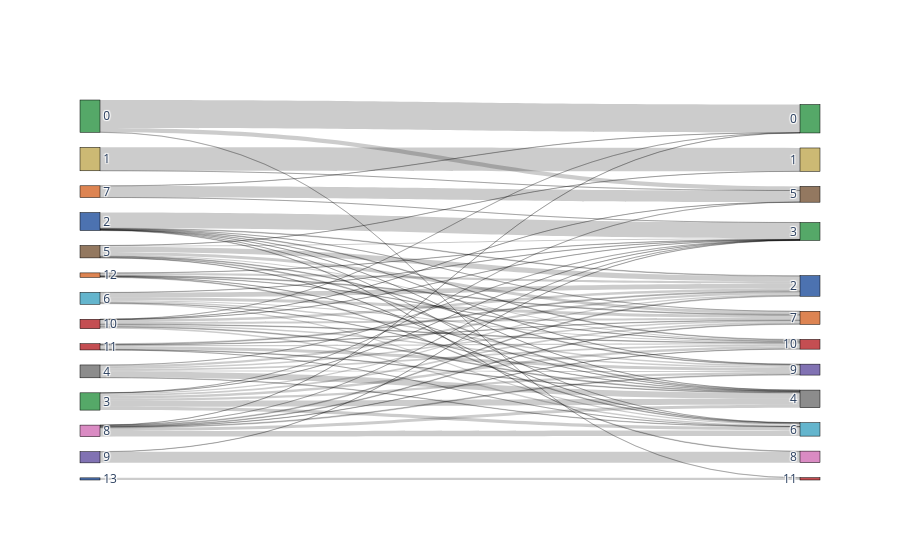
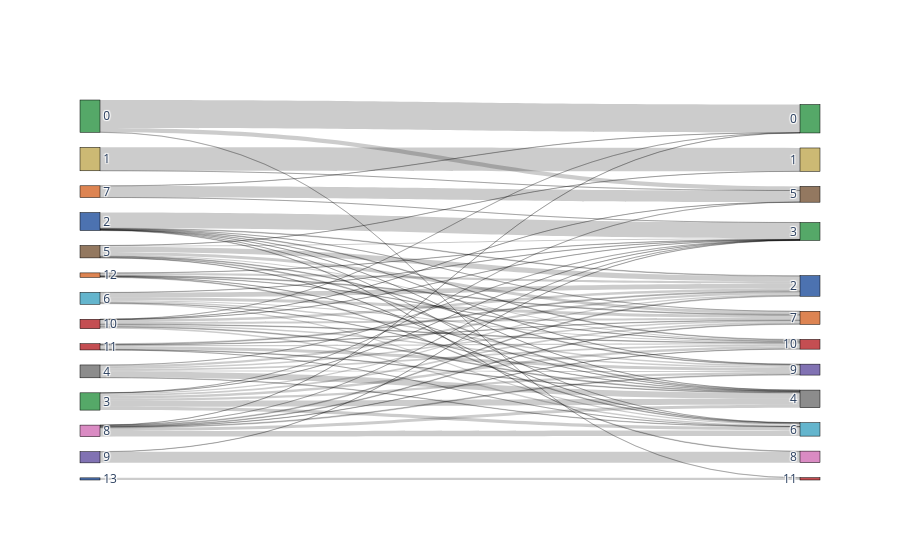

These figures' notebook cell, in order:
### Code cell
bc.tl.report(adata_pred=adata, celltype='leiden_std', method='without_regress_out', analysis_name=analysis_name,
                        test_dataset='adata_new', name_prediction='leiden', name_report='compare_leiden', use_raw=False,
                        remove_nonshared=False, clustering='leiden', asymmetric_matrix=True, delimiter='\t', verbose=True)

### Figure 1 — Plotly figure (JSON) as saved in the notebook; plotly's stock layout.template omitted (floating-point values rounded to 4 significant figures)
{"data": [{"link": {"source": [5, 5, 5, 5, 5, 5, 5, 5, 1, 1, 6, 6, 6, 6, 6, 6, 6, 0, 0, 0, 10, 10, 10, 10, 10, 10, 10, 10, 10, 7, 7, 7, 8, 8, 8, 8, 8, 8, 8, 8, 2, 2, 2, 2, 2, 2, 2, 2, 3, 3, 3, 3, 3, 3, 3, 3, 4, 4, 4, 4, 4, 4, 4, 12, 12, 12, 12, 12, 12, 9, 9, 11, 11, 11, 11, 11, 11, 13], "target": [16, 15, 20, 17, 23, 24, 18, 21, 15, 19, 16, 20, 17, 23, 24, 18, 21, 19, 14, 25, 16, 20, 19, 17, 23, 24, 18, 14, 21, 19, 17, 14, 16, 20, 17, 23, 24, 18, 14, 21, 16, 20, 17, 23, 24, 18, 22, 21, 16, 20, 19, 17, 23, 24, 18, 21, 16, 20, 17, 23, 24, 18, 21, 16, 20, 17, 24, 18, 21, 17, 22, 16, 20, 23, 24, 18, 21, 25], "value": [72, 1, 4, 15, 9, 15, 11, 41, 316, 1, 64, 16, 3, 19, 15, 5, 39, 55, 380, 3, 33, 21, 1, 2, 22, 8, 11, 1, 28, 156, 1, 2, 11, 77, 1, 11, 4, 41, 2, 9, 8, 1, 212, 4, 9, 1, 7, 1, 17, 47, 1, 1, 29, 36, 78, 25, 31, 5, 2, 14, 24, 80, 18, 30, 10, 3, 4, 3, 11, 3, 149, 13, 1, 40, 17, 8, 6, 29]}, "node": {"color": ["#55a868", "#ccb974", "#4c72b0", "#55a868", "#8c8c8c", "#937860", "#64b5cd", "#dd8452", "#da8bc3", "#8172b3", "#c44e52", "#c44e52", "#dd8452", "#4c72b0", "#55a868", "#ccb974", "#4c72b0", "#55a868", "#8c8c8c", "#937860", "#64b5cd", "#dd8452", "#da8bc3", "#8172b3", "#c44e52", "#c44e52"], "label": ["0", "1", "2", "3", "4", "5", "6", "7", "8", "9", "10", "11", "12", "13", "0", "1", "2", "3", "4", "5", "6", "7", "8", "9", "10", "11"], "line": {"color": "black", "width": 0.5}, "pad": 15, "thickness": 20}, "type": "sankey"}], "layout": {}}

### Figure 2 — Plotly figure (JSON) as saved in the notebook; plotly's stock layout.template omitted (floating-point values rounded to 4 significant figures)
{"data": [{"link": {"source": [5, 5, 5, 5, 5, 5, 5, 5, 1, 1, 6, 6, 6, 6, 6, 6, 6, 0, 0, 0, 10, 10, 10, 10, 10, 10, 10, 10, 10, 7, 7, 7, 8, 8, 8, 8, 8, 8, 8, 8, 2, 2, 2, 2, 2, 2, 2, 2, 3, 3, 3, 3, 3, 3, 3, 3, 4, 4, 4, 4, 4, 4, 4, 12, 12, 12, 12, 12, 12, 9, 9, 11, 11, 11, 11, 11, 11, 13], "target": [16, 15, 20, 17, 23, 24, 18, 21, 15, 19, 16, 20, 17, 23, 24, 18, 21, 19, 14, 25, 16, 20, 19, 17, 23, 24, 18, 14, 21, 19, 17, 14, 16, 20, 17, 23, 24, 18, 14, 21, 16, 20, 17, 23, 24, 18, 22, 21, 16, 20, 19, 17, 23, 24, 18, 21, 16, 20, 17, 23, 24, 18, 21, 16, 20, 17, 24, 18, 21, 17, 22, 16, 20, 23, 24, 18, 21, 25], "value": [72, 1, 4, 15, 9, 15, 11, 41, 316, 1, 64, 16, 3, 19, 15, 5, 39, 55, 380, 3, 33, 21, 1, 2, 22, 8, 11, 1, 28, 156, 1, 2, 11, 77, 1, 11, 4, 41, 2, 9, 8, 1, 212, 4, 9, 1, 7, 1, 17, 47, 1, 1, 29, 36, 78, 25, 31, 5, 2, 14, 24, 80, 18, 30, 10, 3, 4, 3, 11, 3, 149, 13, 1, 40, 17, 8, 6, 29]}, "node": {"color": ["#55a868", "#ccb974", "#4c72b0", "#55a868", "#8c8c8c", "#937860", "#64b5cd", "#dd8452", "#da8bc3", "#8172b3", "#c44e52", "#c44e52", "#dd8452", "#4c72b0", "#55a868", "#ccb974", "#4c72b0", "#55a868", "#8c8c8c", "#937860", "#64b5cd", "#dd8452", "#da8bc3", "#8172b3", "#c44e52", "#c44e52"], "label": ["0", "1", "2", "3", "4", "5", "6", "7", "8", "9", "10", "11", "12", "13", "0", "1", "2", "3", "4", "5", "6", "7", "8", "9", "10", "11"], "line": {"color": "black", "width": 0.5}, "pad": 15, "thickness": 20}, "type": "sankey"}], "layout": {}}
